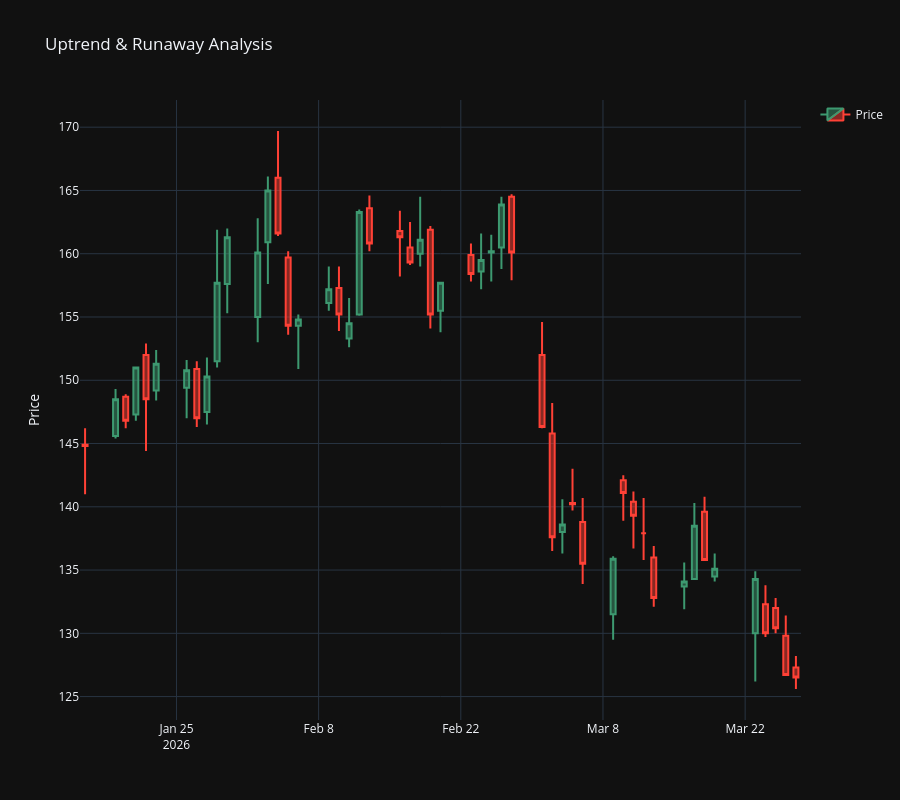

The notebook cell this image was saved under:
### Code cell
visualize_uptrend_analysis(data_copy.iloc[-50:,:])
